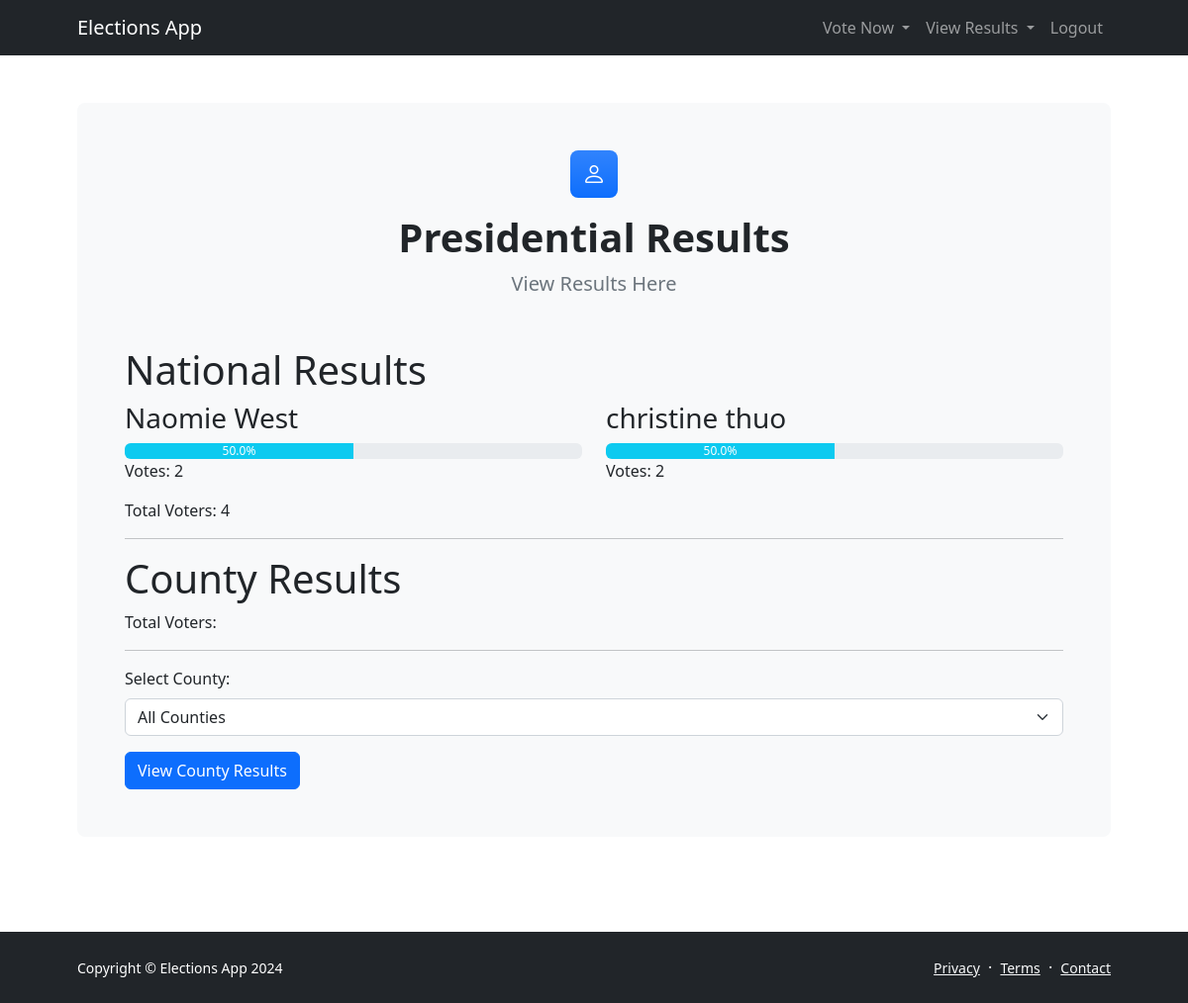
The app's page /viewp_results, older data.
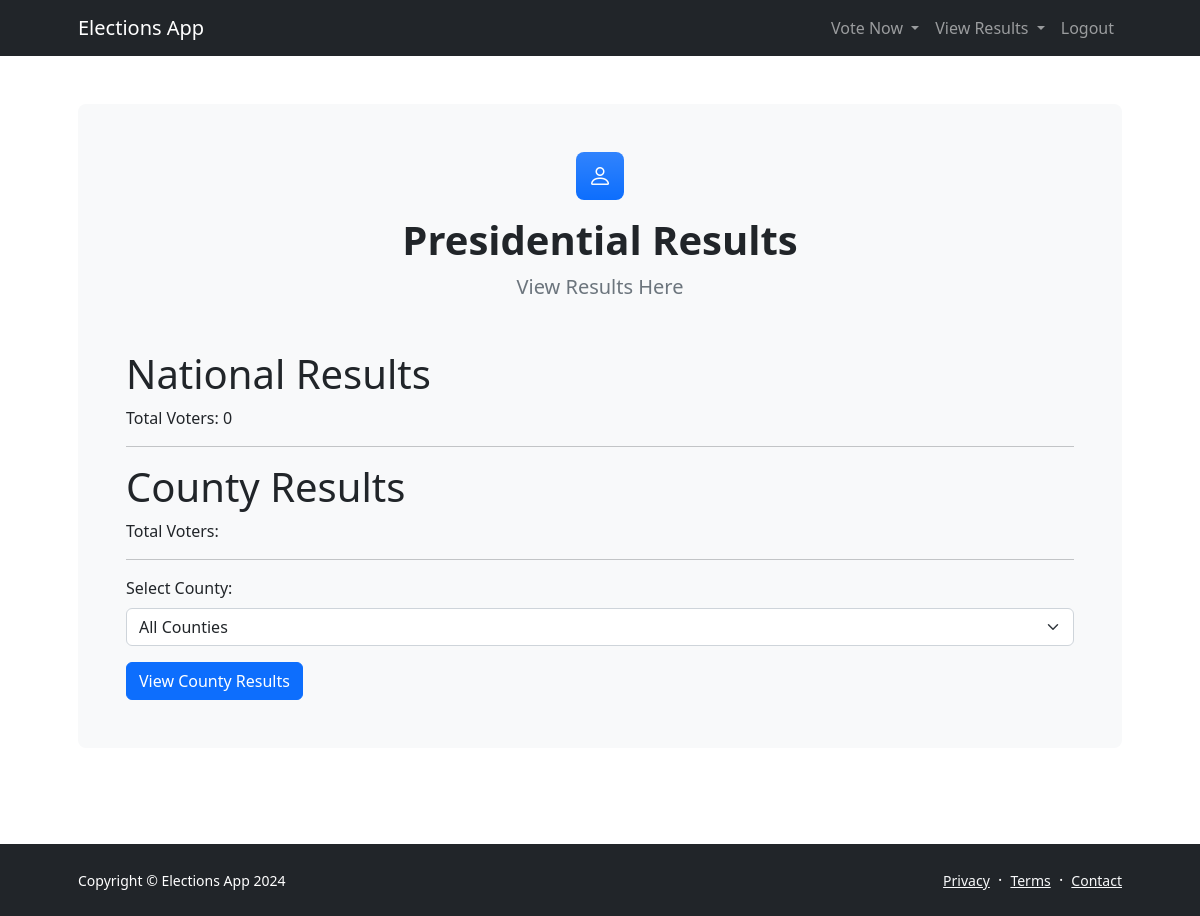
The same page, newer data.
### app/models.py (models this page shows)
class President(db.Model):
    id = db.Column(db.Integer, primary_key=True)
    name = db.Column(db.String(100), nullable=False)
    party_name = db.Column(db.String(100), nullable=False)
    party_color = Column(String(20), nullable=False)

### app/routes.py (the view)
@app.route('/viewp_results', methods=['GET'])
def viewp_results():
    national_results = calculate_results()
    counties = db.session.query(Voter.county).distinct().all()
    counties = [county[0] for county in counties]  # Convert list of tuples to list of strings
    county = request.args.get('county')
    if county:
        county_results = calculate_results(county=county)
        logging.debug(f"County Results: {county_results}")
        print("County Results:", county_results)  # Debugging statement
        return render_template('presidential_results.html', national_results=national_results, county_results=county_results, county=county, counties=counties)
    else:
        county_results = None
        return render_template('presidential_results.html', national_results=national_results, county_results=county_results, counties=counties)

### app/templates/presidential_results.html (shortened to what this page needs)
<!DOCTYPE html>
<html lang="en">
<head>
    <link href="https://cdn.jsdelivr.net/npm/bootstrap@5.2.3/dist/css/bootstrap.min.css" rel="stylesheet">
    <link href="https://cdn.jsdelivr.net/npm/bootstrap-icons@1.5.0/font/bootstrap-icons.css" rel="stylesheet">
    <link href="{{ url_for('static', filename='css/styles.css') }}" rel="stylesheet" />
</head>
<body class="d-flex flex-column">
    <main class="flex-shrink-0">
        <nav class="navbar navbar-expand-lg navbar-dark bg-dark">
            <div class="container px-5">
                <a class="navbar-brand" href="{{ url_for('home') }}">Elections App</a>
                <div class="collapse navbar-collapse" id="navbarSupportedContent">
                    <ul class="navbar-nav ms-auto mb-2 mb-lg-0">
                        <li class="nav-item dropdown">
                            <a class="nav-link dropdown-toggle" href="#" id="navbarDropdown" role="button" data-bs-toggle="dropdown" aria-expanded="false">
                                Vote Now
                            </a>
                        </li>
                        <li class="nav-item dropdown">
                            <a class="nav-link dropdown-toggle" href="#" id="navbarDropdown" role="button" data-bs-toggle="dropdown" aria-expanded="false">
                                View Results
                            </a>
                        </li>
                        <li class="nav-item"><a class="nav-link" href="/voter/logout">Logout</a></li>
                    </ul>
                </div>
            </div>
        </nav>
        <section class="py-5">
            <div class="container px-5">
                <div class="bg-light rounded-3 py-5 px-4 px-md-5 mb-5">
                    <div class="text-center mb-5">
                        <div class="feature bg-primary bg-gradient text-white rounded-3 mb-3"><i class="bi bi-person"></i></div>
                        <h1 class="fw-bolder">Presidential Results</h1>
                        <p class="lead fw-normal text-muted mb-0">View Results Here</p>
                    </div>
                    <h1>National Results</h1>
                    <div class="row">
                        {% for result in national_results.results %}
                            <div class="col-md-6">
                                <h3>{{ result.president.name }}</h3>
                                <div class="progress">
                                    <div class="progress-bar bg-info" role="progressbar" style="width: {{ result.percentage }}%" aria-valuenow="{{ result.percentage }}" aria-valuemin="0" aria-valuemax="100">{{ result.percentage }}%</div>
                                </div>
                                <p>Votes: {{ result.votes }}</p>
                            </div>
                        {% endfor %}
                    </div>
                    <p>Total Voters: {{ national_results.total_voters }}</p>
                    <hr>
                    <h1>{{ county }} County Results</h1>
                    <p>Total Voters: {{ county_results.total_voters }}</p>
                    <hr>
                    <form action="/viewp_results" method="get">
                        <div class="mb-3">
                            <label for="county" class="form-label">Select County:</label>
                            <select class="form-select" id="county" name="county">
                                <option value="" selected>All Counties</option>
                            </select>
                        </div>
                        <button type="submit" class="btn btn-primary">View County Results</button>
                    </form>
                </div>
            </div>
        </section>
    </main>
    <footer class="bg-dark py-4 mt-auto">
        <div class="container px-5">
            <div class="row align-items-center justify-content-between flex-column flex-sm-row">
                <div class="col-auto"><div class="small m-0 text-white">Copyright &copy; Elections App 2024</div></div>
                <div class="col-auto">
                    <a class="link-light small" href="#!">Privacy</a>
                    <span class="text-white mx-1">&middot;</span>
                    <a class="link-light small" href="#!">Terms</a>
                    <span class="text-white mx-1">&middot;</span>
                    <a class="link-light small" href="#!">Contact</a>
                </div>
            </div>
        </div>
    </footer>
</body>
</html>

Row changes from the older to the newer data that the page shows:
removed President: president.name "Naomie West"
no longer on this page (row edited): President: president.name "christine thuo"
Text that changed along with them:
{{ national_results.total_voters }}: "4" → "0"
list line gone: "50.0 % Votes: 2"
